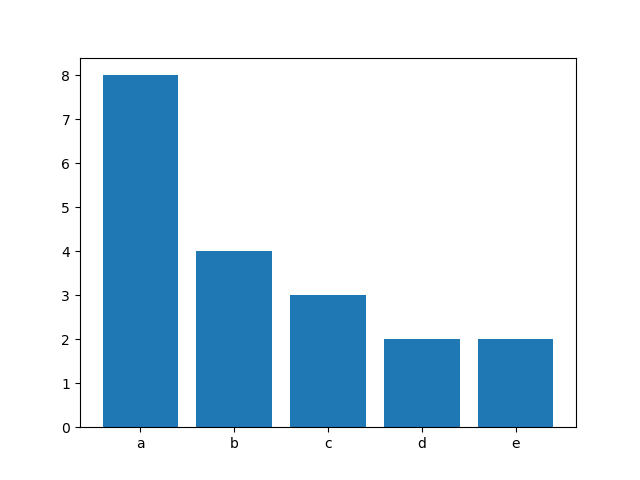

Recreate this plot in Python.
""" p5_21.py """

import matplotlib.pyplot as plt
import numpy as np

l = np.array(["a", "b", "c", "d", "e"])
v = np.array([8, 4, 3, 2, 2])

fig, ax = plt.subplots()
ax.bar(l, v)
# plt.show()
plt.savefig("p5_21.png")
